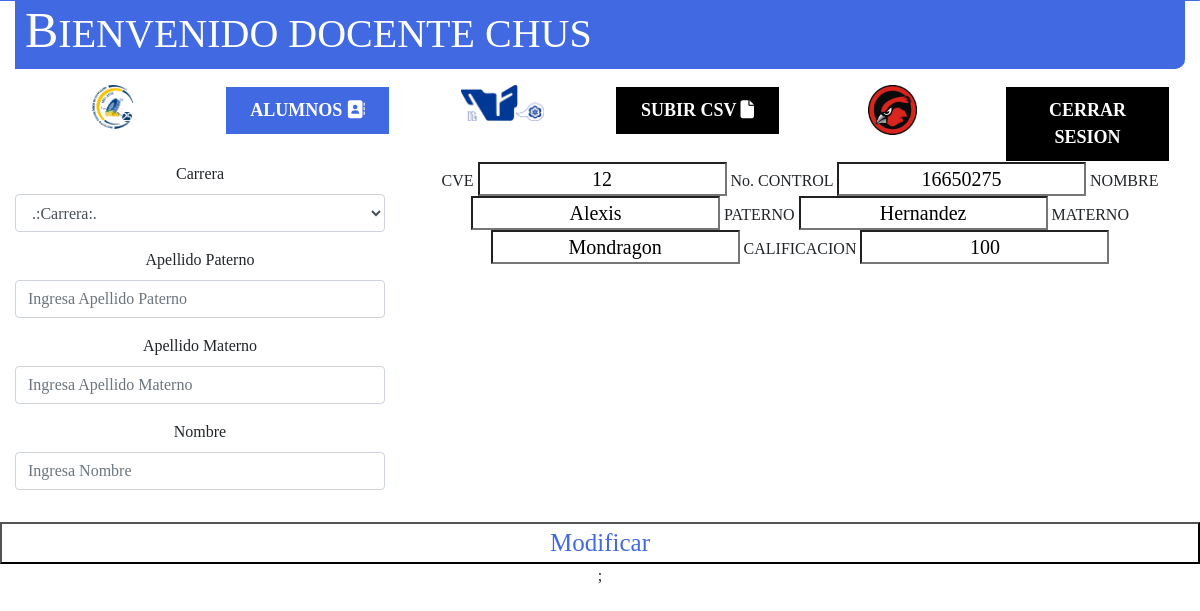
Screenshot of /Docente/modificarCalificacion.php?cve=12 (signed in) with the database file from the repository.
### tables this page shows
CREATE TABLE `calificaciones` (
  `cve_cal` int(11) NOT NULL,
  `califi_cal` int(11) NOT NULL,
  `cve_alu` int(11) NOT NULL,
  `cve_usu` int(11) NOT NULL,
  `datetime_cal` datetime NOT NULL
);

CREATE TABLE `alumnos` (
  `cve_alu` int(11) NOT NULL,
  `nombre_alu` varchar(30) NOT NULL,
  `app_alu` varchar(30) NOT NULL,
  `apm_alu` varchar(30) NOT NULL
);

### Docente/modificarCalificacion.php (the view, shortened to what this page needs)
<?php
include_once "encabezado.php";
?>
<div>
	<center>
		<div class="col-sm-4">
                <table border="1" class="table table-hover">
                    <div class="form-group">
                        <label for="carrera_alu">Carrera</label>
                        <select name="carrera_alu" class="form-control">
                            <option>.:Carrera:.</option>
                        </select>
                    </div>
                    <div class="form-group">
                        <label for="app_alu">Apellido Paterno</label>
                        <input type="text" class="form-control" name="app_alu" placeholder="Ingresa Apellido Paterno" autocomplete="off" required>
                    </div>
                    <div class="form-group">
                        <label for="apm_alu">Apellido Materno</label>
                        <input type="text" class="form-control" name="apm_alu" placeholder="Ingresa Apellido Materno" autocomplete="off" required>
                    </div>
                    <div class="form-group">
                        <label for="nombre_alu">Nombre</label>
                        <input type="text" class="form-control" name="nombre_alu" placeholder="Ingresa Nombre" autocomplete="off" required>
                    </div>
                </table>
            </div>
			<?PHP
			if (isset($_GET['cve'])) {
				$consulta = "SELECT * from calificaciones join alumnos on alumnos.cve_alu = calificaciones.cve_alu join usuarios_cargos on usuarios_cargos.cve_usu=calificaciones.cve_usu join puestos on puestos.cve_pue = usuarios_cargos.cve_pue join personals on personals.cve_per = usuarios_cargos.cve_per join departamentos on departamentos.cve_dep = usuarios_cargos.cve_dep WHERE calificaciones.cve_cal=" . $_GET['cve'];
				$ejecuta = mysqli_query($mysqli, $consulta);
				$res = mysqli_fetch_assoc($ejecuta);
				echo '<form>
				<tr>
				<td id="cabeceraTabla">CVE</td>
				<td><input type="text" id="datosTablaInsertar" value="' . $res['cve_cal'] . '" readonly name="cve_cal" /></td>
					</tr>
				<tr>
				<td id="cabeceraTabla">No. CONTROL</td>
				<td><input type="text" id="datosTablaInsertar" value="' . $res['cve_alu'] . '" readonly name="cve_alu" /></td>
			</tr>
			<tr>
				<td id="cabeceraTabla">NOMBRE</td>
				<td><input type="text" id="datosTablaInsertar" value="' . $res['nombre_alu'] . '" readonly name="nombre_alu"/></td>
			</tr>
			<tr>
				<td id="cabeceraTabla">PATERNO</td>
				<td><input type="text" id="datosTablaInsertar"  value="' . $res['app_alu'] . '"  readonly name="app_alu"/></td>
			</tr>
			<tr>
				<td id="cabeceraTabla">MATERNO</td>
				<td><input type="text" id="datosTablaInsertar" value="' . $res['apm_alu'] . '" readonly name="apm_alu"/></td>
			</tr>
			<tr>
				<td id="cabeceraTabla">CALIFICACION</td>
				<td><input type="text" id="datosTablaInsertar" value="' . $res['califi_cal'] . '" name="califi_cal" /></td>
			</tr>
			';
			}
			?>
			<TR>
				<TD COLSPAN="6">
					<center>
						<input type="submit" value="Modificar" id="aceptar" name="guardar" />
					</center>
					</form>
		</table>;
	</center>
</div>
</body>
</html>

### css/estiloInicio.css (style rules this page uses)
* { margin: 0%; padding: 0%; list-style: none; text-decoration: none; font-family: "Times New Roman", Times, serif; box-sizing: border-box; }
[class*="col-"] { float: left; padding: 0%; }
#datosTablaInsertar { font-size: 20px; text-align: center; background: white; color:black; }
#aceptar { font-size: 25px; text-align: center; background: white; color:royalblue; width: 100%; height: 50%; }

### css/estilo.css (style rules this page uses)
body { margin-top: 0px; }

### rows the page displays
calificaciones: cve_cal "12", cve_alu "16650275", nombre_alu "Alexis", app_alu "Hernandez", apm_alu "Mondragon", califi_cal "100"

### other values shown
$_SESSION["nombre_usu"] "CHUS"
